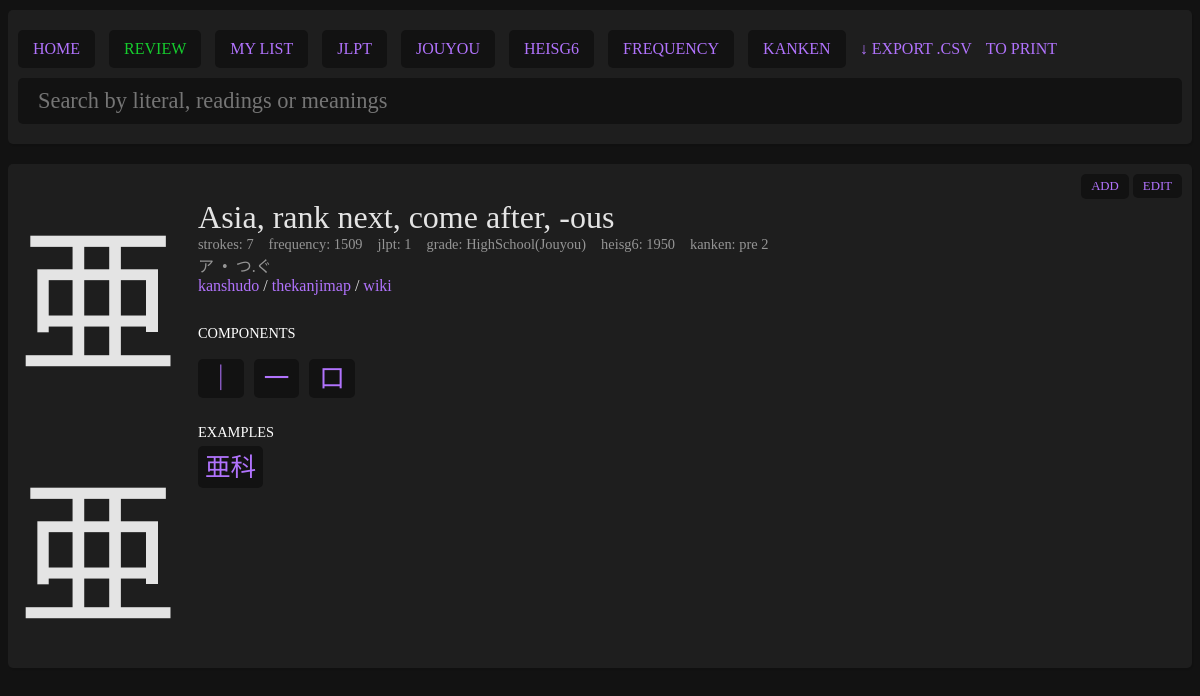
Before: /pages/kanji.php?literal=亜 with the older database file.
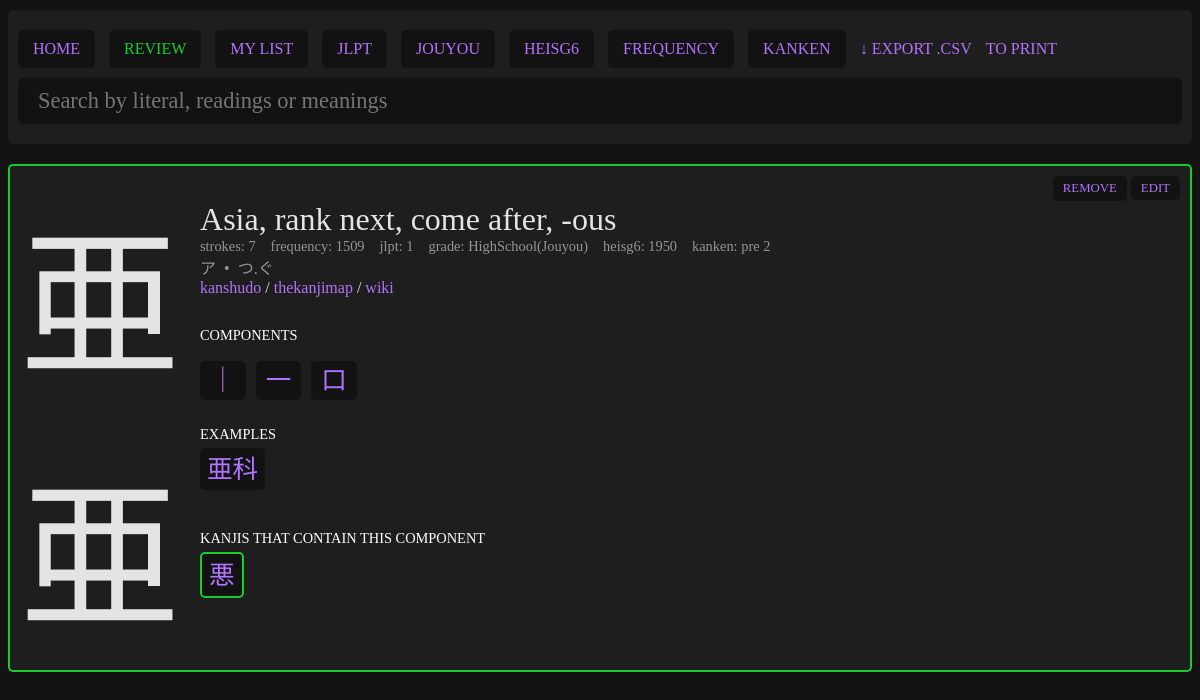
After: the same page with the newer database file.
### tables this page shows
CREATE TABLE "kanjis" (
	"literal"	TEXT NOT NULL UNIQUE,
	"meanings"	TEXT NOT NULL,
	"onReadings"	TEXT,
	"kunReadings"	TEXT,
	"strokes"	INTEGER,
	"jlpt"	INTEGER,
	"frequency"	INTEGER,
	"grade"	INTEGER,
	"heisg6"	INTEGER,
	"components"	TEXT,
	"other_forms"	TEXT, "kanken" INTEGER NULL, "story" TEXT NULL, "added" INTEGER NULL, "score" INTEGER NULL,
	PRIMARY KEY("literal")
);

### pages/kanji.php (the view, shortened to what this page needs)
<?php
$myPDO = new PDO('sqlite:../data/kanjis.db');
if(isset($_GET['literal'])) {
    if(empty($_GET['literal'])) {
        $error = "No selected kanji.";
    } else {
        $sql = "SELECT * FROM kanjis WHERE literal = ?";
        $stmt = $myPDO->prepare($sql);
        $results = $stmt->execute([$_GET['literal']]);
        $entry = $stmt->fetch();
    }
}
?>
<?php require '../parts/header.php'; ?>
<?php if(!empty($error)): ?>
     <div class="error">
        <?php echo $error;?>
    </div>
<?php elseif(isset($_GET['literal'])) :?>
    <?php if(!$entry): ?>
        <div class="card empty">
            No results.
        </div>
    <?php else: ?>
        <div class="card <?php if($entry['added'] == 1) echo ' added'; ?>">
            <div class="left">
                <div class="kanji"><?php echo $entry['literal']; ?></div>
                <div class="big-kanji"><?php echo $entry['literal']; ?></div>
            </div>
            <div class="right">
                <div class="meanings">
                    <?php echo str_replace(";", ", ", $entry['meanings']); ?>
                </div>
                    <div class="meta">
                        <div class="item">
                            <span class="ref">strokes</span>
                            <span class="number"><?php echo $entry['strokes']; ?></span>
                        </div>
                        <?php if(!empty($entry['frequency'])): ?>
                        <div class="item">
                            <span class="ref">frequency</span>
                            <span class="number"><?php echo $entry['frequency']; ?></span>
                        </div>
                        <?php endif; ?>
                        <?php if(!empty($entry['jlpt'])): ?>
                        <div class="item">
                            <span class="ref">jlpt</span>
                            <span class="number"><?php echo $entry['jlpt']; ?></span>
                        </div>
                        <?php endif; ?>
                        <?php if(!empty($entry['grade'])): ?>
                        <div class="item">
                            <span class="ref">grade</span>
                            <span class="number">
                            <?php
                                if($entry['grade'] <= 6) {
                                    echo $entry['grade'];
                                } elseif($entry['grade'] == 8) {
                                    echo "HighSchool(Jouyou)";
                                } elseif($entry['grade'] == 9) {
                                    echo "Jinmeiyou(Names)";
                                } else {
                                    echo "Jinmeiyou(Names extra)";
                                }
                            ?>
                            </span>
                        </div>
                        <?php endif; ?>
                        <?php if(!empty($entry['heisg6'])): ?>
                        <div class="item">
                            <span class="ref">heisg6</span>
                            <span class="number"><?php echo $entry['heisg6']; ?></span>
                        </div>
                        <?php if(!empty($entry['kanken'])): ?>
                        <div class="item">
                            <span class="ref">kanken</span>
                            <span class="number">
                            <?php
                                if($entry['kanken'] == 1.5) {
                                    echo "pre 1";
                                } elseif($entry['kanken'] == 2.5) {
                                    echo "pre 2";
                                } else {
                                    echo $entry['kanken'];
                                }
                            ?>
                            </span>
                        </div>
                        <?php endif; ?>
                        <?php endif; ?>
                    </div>
                <?php
                    if(!empty($entry['onReadings']) OR !empty($entry['kunReadings'])) {
                        echo '<div class="readings">';
                        echo str_replace(";", "&nbsp;&nbsp;/&nbsp;&nbsp;",$entry['onReadings']);
                        if(!empty($entry['kunReadings'])) {
                            echo '&nbsp;&nbsp;•&nbsp;&nbsp;';
                            echo str_replace(";", "&nbsp;&nbsp;/&nbsp;&nbsp;",$entry['kunReadings']);
                        }
                        echo '</div>';
                    }
                ?>
                <div class="links">
                    <a href="https://www.kanshudo.com/kanji/<?php echo $entry['literal'];?>" target="_blank">kanshudo</a> /
                    <a href="https://thekanjimap.com/<?php echo $entry['literal'];?>" target="_blank">thekanjimap</a> /
                    <a href="https://en.wiktionary.org/wiki/<?php echo $entry['literal'];?>" target="_blank">wiki</a>
                <?php
                    if(!empty($entry['components'])) {
                        echo '<div class="title briem-hand-normal">Components</div>';
                        echo '<div class="components">';
                        $componentsArray = explode(";", $entry['components']);
                        foreach($componentsArray as $component) {
                            echo '<div class="component"><a href="kanji.php?literal='.$component.'">'.$component.'</a></div>';
                        }
                        echo '</div>';
                    }
                ?>
                <?php
                    $sql = "SELECT * FROM examples WHERE kanji != '' AND kanji LIKE ? ORDER BY jlpt DESC";
                    $stmt = $myPDO->prepare($sql);
                    $stmt->execute(['%'.$entry['literal'].'%']);
                    $examples = $stmt->fetchAll();
                    $sql = "SELECT * FROM kanjis WHERE components LIKE ? ORDER BY added DESC";
                    $stmt = $myPDO->prepare($sql);
                    $stmt->execute(['%'.$entry['literal'].'%']);
                    $contained_in_kanjis = $stmt->fetchAll();
                ?>
                <?php if(!empty($examples)): ?>
                <div class="words">
                    <div class="title">Examples</div>
                        <?php foreach($examples as $example): ?>
                            <?php if($example['added'] == 1): ?>
                            <div class="word added">
                            <?php else: ?>
                            <div class="word">
                            <?php endif; ?>
                            <a href="search.php?query=<?php echo $example['kanji'];?>" class="example-kanji"><?php echo $example['kanji']; ?></a>
                        </div>
                        <?php endforeach; ?>
                </div>
                <?php endif; ?>
                <?php if(!empty($contained_in_kanjis)): ?>
                <div class="words">
                    <div class="title">Kanjis that contain this component</div>
                    <?php foreach($contained_in_kanjis as $example): ?>
                        <?php if($example['added'] == 1): ?>
                            <div class="word added">
                        <?php else: ?>
                            <div class="word">
                        <?php endif; ?>
                        <a href="kanji.php?literal=<?php echo $example['literal'];?>" class="example-kanji"><?php echo $example['literal']; ?></a>
                    </div>
                    <?php endforeach; ?>
                </div>
                <?php endif; ?>
            </div>
            <div class="action">
                <?php if($entry['added'] == '' || $entry['added'] == 0): ?>
                    <form action="../actions/toggle_kanji_study.php" method="POST">
                        <button type="submit">add</button>
                    </form>
                <?php else: ?>
                    <form action="../actions/toggle_kanji_study.php" method="POST">
                        <button type="submit">remove</button>
                    </form>
                <?php endif; ?>
                <a id="edit-toggle" href="#edit-area">edit</a>
            </div>
        </div>
    <?php endif;?>
<?php else: ?>
    <div class="card empty">
        No kanji selected.
    </div>
<?php endif;?>
<?php require '../parts/footer.php'; ?>

### parts/header.php (shortened to what this page needs)
<!DOCTYPE html>
<html lang="en">
<head>
    <link rel="stylesheet" href="../data/style.css">
</head>
<body>
<div class="content">
    <div class="header">
        <div class="header-actions">
            <a href="index.php">HOME</a>
            <form action="../actions/review.php" method="POST">
                <button type="submit" class="review">REVIEW</button>
            </form>
            <a href="list.php?list=my_list"<?php if(isset($_GET['list']) && $_GET['list'] == 'my_list') echo ' class="selected"';?>>MY LIST</a>
            <a href="list.php?list=jlpt"<?php if(isset($_GET['list']) && $_GET['list'] == 'jlpt') echo ' class="selected"';?>>JLPT</a>
            <a href="list.php?list=jouyou"<?php if(isset($_GET['list']) && $_GET['list'] == 'jouyou') echo ' class="selected"';?>>JOUYOU</a>
            <a href="list.php?list=heisg6"<?php if(isset($_GET['list']) && $_GET['list'] == 'heisg6') echo ' class="selected"';?>>HEISG6</a>
            <a href="list.php?list=frequency"<?php if(isset($_GET['list']) && $_GET['list'] == 'frequency') echo ' class="selected"';?>>FREQUENCY</a>
            <a href="list.php?list=kanken"<?php if(isset($_GET['list']) && $_GET['list'] == 'kanken') echo ' class="selected"';?>>KANKEN</a>
            <a href="../actions/export.php" class="export">&#8595; EXPORT .CSV</a>
            <a href="../pages/print.php" target="_blank" class="export">TO PRINT</a>
        </div>
        <div class="header-form">
            <form action="search.php" method="GET">
                <input type="search" placeholder="Search by literal, readings or meanings" name="query" value="<?php if(isset($_GET['query'])) echo $_GET['query'];?>">
            </form>
        </div>
    </div>

### parts/footer.php (shortened to what this page needs)
</div>
</body>
</html>

### data/style.css (style rules this page uses)
body { background:#121212; color:#e4e4e4; font-family: "NotoSansJP"; }
* { box-sizing: border-box; }
.content { max-width: 1200px; margin: 10px auto; }
.card, .header, .list { position:relative; background:#1e1e1e; display:flex; border-radius: 5px; box-shadow: 1px 2px 1px rgba(0, 0, 0, 0.1); margin-bottom:20px; }
.word.added, .card.added { border:2px solid #16cc2e; }
.header { padding:10px; }
.card .right { display: flex; flex-direction: column; flex-grow: 2; align-items: flex-start; padding:10px; }
.card .left .kanji { font-family:"NotoSansJP", "BabelStoneHan"; font-size:120pt; padding:10px; }
.card .left .big-kanji { font-family:"KanjiStrokeOrders", "BabelStoneHan"; font-size:120pt; padding:10px; }
.card .right .meta, .card .right .components { display:flex; flex-wrap: wrap; flex-direction: row; justify-items: center; margin-top:10px; }
.card .right .meta { margin:0; }
.card .right .readings { color:#959595; font-family: "NotoSansJP"; }
.card .right .meta .item { margin:0 15px 0 0px; color:#959595; font-size: 0.9em; }
.card .right .meta .item .ref::after { content:': '; }
.card .right .meanings { font-size: 2em; margin:25px 0 0 0 ; }
.card .right .component a { background-color:#121212; margin:0 10px 5px 0; padding:5px 10px; border-radius: 5px; font-family: "NotoSansJP"; }
.card .right .component { font-size: 1.6em; }
.card .action { position: absolute; top:10px; right:10px; }
.card .action form { display:inline-block; }
button, #edit-toggle { cursor:pointer; background-color:#121212; padding:5px 10px; border-radius: 5px; font-family: "NotoSansJP"; text-transform: uppercase; font-size: 0.8em; border:none; }
.header input { background-color:#121212; padding:10px 20px; border-radius: 5px; font-family: "NotoSansJP","BabelStoneHan"; color:#e4e4e4; border:none; width:100%; font-size: 1.4em; margin-bottom:10px; }
.header form { width:100%; }
a, button { text-decoration: none; color:#b173fd; }
.header { display: flex; flex-direction: column; }
.header .header-actions a, .header button { background:#121212; padding:10px 15px; margin:10px 10px 10px 0; display:inline-block; border-radius: 5px; font-size:1em; }
.header .header-actions .export { background:none; padding:10px 0; }
.header form { display:inline; }
.review { color:#16cc2e; }
.words .word { border-radius: 5px; background:#121212; margin-bottom:10px; display: inline-block; position:relative; cursor:default; margin-right:5px; }
.title { text-transform: uppercase; color:#FFF; font-size:0.9em; padding:5px 0; margin-top:25px; }
.card .right .components .component a { font-family:"NotoSansJP", "BabelStoneHan"; }
.word { overflow: visible; }
.word a { display: inline-block; font-size: 1.6em; padding:0px 7px 5px 7px; }

Changed rows visible on the page:
changed kanjis "Asia, rank next, come after, -ous": added empty → 1 (drawn)
now on this page (row edited): kanjis: literal "悪"
Other visible differences:
text no longer shown: "ADD"
text now shown: "KANJIS THAT CONTAIN THIS COMPONENT REMOVE"
